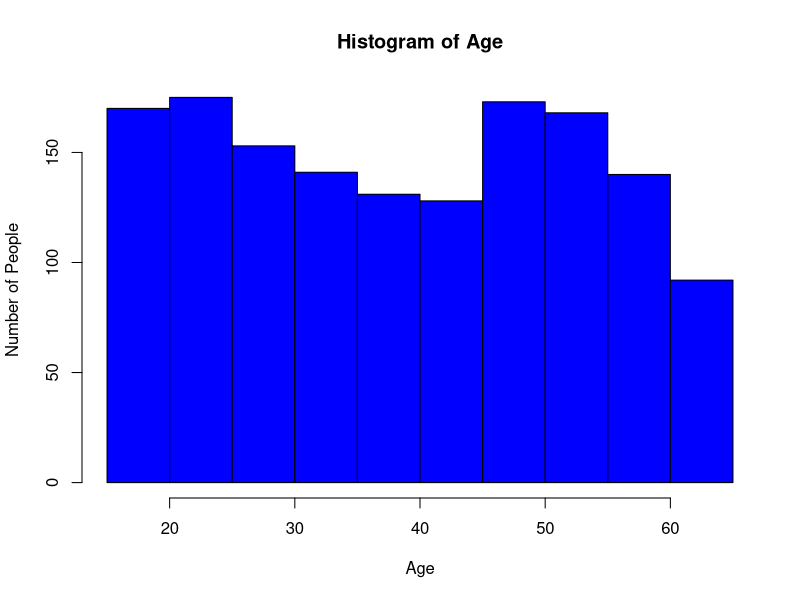
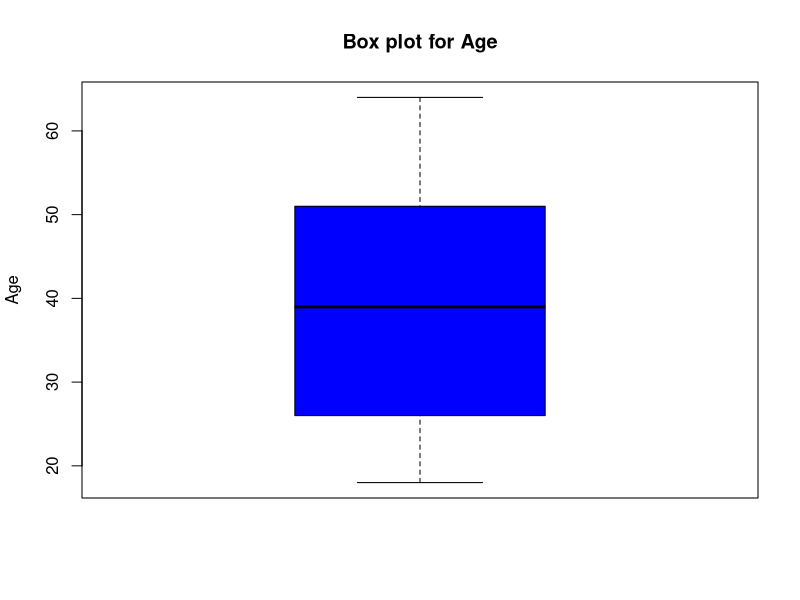

Reproduce these figures in R, in order. (Note: this script raises an error after producing the figures.)
# importing libraries
library(ggplot2)


# imporing the cvs file

setwd("/Users/namilap/Documents/Msc/DataAnalysis/CourseWork")
insuranceData = read.csv("insuranceData.csv", header = TRUE)
head(insuranceData)

# Overall summery of the dataset
summary(insuranceData)

# Analyzing age 

# summery of the variable
summary(insuranceData$age)

# Histogram for age
hist(insuranceData$age, main = "Histogram of Age", xlab = "Age", ylab = "Number of People", col = "blue")

# Standard Deiviation 
age_sd=sd(insuranceData$age)
age_sd

# box plot and outliers
outliers = boxplot(insuranceData$age, main = "Box plot for Age", col = "blue", ylab = "Age")$out
cat ("Outliers", "\n", outliers)


# Analyzing gender 

# summery of the variable
gender_summery = summary(insuranceData$gender)
gender_summery

# Pie chat of the gender distribution
gender_percentages = round(100*gender_summery/sum(gender_summery), 1)
pie(gender_summery, col = rainbow(length(gender_summery)), labels = gender_percentages)
legend("topright", c("female","male"), cex = 0.8, fill = rainbow(length(gender_summery)))

# Analyzing BMI

# Summery of the BMI
summary(insuranceData$bmi)

# Histogram for BMI
hist(insuranceData$bmi, main = "Histogram of BMI", xlab = "BMI", ylab = "Number of People", col = "blue")

# Standard Deiviation 
bmi_sd=sd(insuranceData$bmi)
bmi_sd

# box plot and outliers
outliers = boxplot(insuranceData$bmi, main = "Box plot for BMI", col = "blue", ylab = "BMI")$out
cat ("Outliers", "\n", outliers)


# Analyzing number of kids

# Summery of the num_kids
summary(insuranceData$num_kids)

# Histogram for num_kids
hist(insuranceData$num_kids, main = "Histogram of number of kids", xlab = "num_kids", ylab = "Number of People", col = "blue")

# Standard Deiviation 
num_kids_sd=sd(insuranceData$num_kids)
num_kids_sd

# box plot and outliers
outliers = boxplot(insuranceData$num_kids, main = "Box plot for number of kids", col = "blue", ylab = "num_kids")$out
cat ("Outliers", "\n", outliers)
